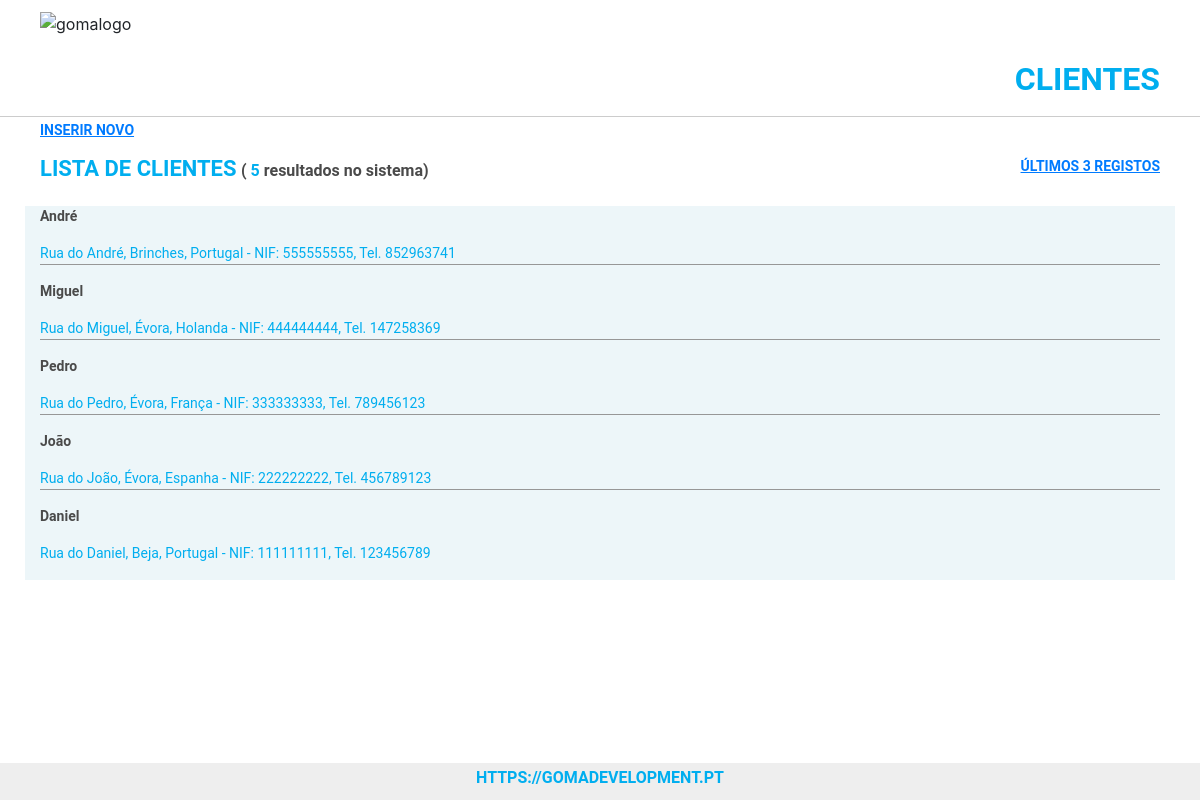
Page /listClient.php on the committed database.
### tables this page shows
CREATE TABLE `cliente` (
  `ID` int(11) NOT NULL,
  `Nome` varchar(20) NOT NULL,
  `NIF` varchar(20) NOT NULL,
  `Telefone` int(20) NOT NULL,
  `Morada` varchar(20) NOT NULL,
  `Localidade` varchar(20) NOT NULL,
  `Country` varchar(20) NOT NULL
);

### listClient.php (the view, shortened to what this page needs)
<!DOCTYPE html>
<html>
<head>
    <link rel="stylesheet" href="https://stackpath.bootstrapcdn.com/bootstrap/4.3.1/css/bootstrap.min.css"
>
    <link rel="stylesheet" href="css/style.css">
</head>
<body>
    <header>
        <div class="container">
            <div class="row">
                <div class="col-md-8">
                    <img src="images/gomalogo.png" alt="gomalogo">
                </div>
                <div class="col-md-4">
                    <h1 class="text-right">Clientes</h1>
                </div>
            </div>
        </div>
    </header>
    <section id="navigation">
        <div class="container">
            <div class="row">
                <div class="col-md-12">
                    <a href="index.php">Inserir Novo</a>
                </div>
            </div>
            <div class="row">
                <div class="col-md-6">
                    <h1 class="lineUp">Lista de Clientes</h1>
                    <h4 class="lineUp">(<span>
                        <?php
                            include ('counter.php');
                            $resultCheck = registCounter();
                        ?>
                    </span> resultados no sistema)</h4>
                </div>
                <div class="col-md-6">
                    <a class="navLink" href="listClient.php?id=1">Últimos 3 Registos</a>
                </div>
            </div>
        </div>
    </section>
    <section id="list">
        <div class="container">
            <div class="row">
                <div class="col-md-12">
                            <?php
                                if(isset($_GET['id'])){
                                    $lastRegists = "SELECT * FROM (
                                        SELECT * FROM cliente ORDER BY ID DESC LIMIT 3
                                    ) sub
                                    ORDER BY Nome ASC";
                                    $resultsLast = mysqli_query($connect, $lastRegists);
                                    $resultCheck = mysqli_num_rows($resultsLast);
                                if($resultsLast = mysqli_query($connect, $lastRegists)){
                                    if(mysqli_num_rows($resultsLast) > 0){
                                        while($row = mysqli_fetch_array($resultsLast)){
                                                echo "<p class='clientName'>" . $row['Nome'] . "</p>";
                                                echo "<p class='clientInfo tableRowStyle'>" . $row["Morada"]. ", " . $row["Localidade"]. ", " . $row["Country"]. " - NIF: " . $row["NIF"]. ", Tel. " . $row["Telefone"]."<br>" . "</p>";
                                        }
                                        mysqli_free_result($resultsLast);
                                    }else{
                                        echo "Não existem clientes para listar!";
                                    }
                                }else{
                                        echo "ERROR: Could not execute selection $lastRegists. " . mysqli_error($connect);
                                    }
                                }
                                else{
                                    $clients = "SELECT * FROM cliente ORDER BY ID DESC;";
                                    if($results = mysqli_query($connect, $clients)){
                                        if(mysqli_num_rows($results) > 0){
                                            while($row = mysqli_fetch_array($results)){
                                                    echo "<p class='clientName'>" . $row['Nome'] . "</p>";
                                                    echo "<p class='clientInfo tableRowStyle'>" . $row["Morada"]. ", " . $row["Localidade"]. ", " . $row["Country"]. " - NIF: " . $row["NIF"]. ", Tel. " . $row["Telefone"]."<br>" . "</p>";
                                            }
                                        } else{
                                            echo "Não existem clientes para listar!";
                                        }
                                    } else{
                                         echo "ERROR: Could not execute selection $clients. " . mysqli_error($connect);
                                    }
                                }
                        ?>
                </div>
            </div>
        </div>
    </section>
    <footer class="fixed-bottom">
        <div class="container">
            <div class="row">
                <div class="col-sm-12">
                    <h3>https://gomadevelopment.pt</h3>
                </div>
            </div>
        </div>
    </footer>
</body>
</html>

### counter.php
<?php
function registCounter(){
    $connect = mysqli_connect("localhost", "root", "", "goma")or die("cannot connect");
    $registCounter = "SELECT * FROM cliente;";
    $resultCounter = mysqli_query($connect, $registCounter);
    $resultCheck = mysqli_num_rows($resultCounter);
    if ($resultCounter = mysqli_query($connect, $registCounter)){
        echo $resultCheck;
        return $resultCheck;
    }
}
?>

### css/style.css (style rules this page uses)
body { margin-bottom: 150px; }
.container { max-width: 1150px; }
header { border-bottom: 1px solid #CCCCCC; padding: 10px 0; }
header h1 { font-size: 32px; margin-top: 50px; }
a:link { text-decoration: underline; font-weight: bold; font-family: Roboto; font-size: 14px; text-transform: uppercase; }
footer { background-color: #EEEEEE; margin-top: 30px; padding: 5px 0; }
footer h3 { font-family: Roboto; color: #00AEEF; font-size: 16px; font-weight: bold; }
.navLink { float: right; padding: 15px 0; }
#navigation h1 { font-size: 22px; }
.lineUp { display: inline-block; padding: 15px 0; }
#navigation h4 { font-family: Roboto; font-size: 16px; color: #4A4A4A; font-weight: bold; }
#navigation span { color: #00AEEF; }
.tableRowStyle { border-bottom: 1px solid #979797; }
.tableRowStyle:last-child { border: 0; }
.clientName { font-family: Roboto; font-weight: bold; font-size: 14px; color: #4A4A4A; }
.clientInfo { font-family: Roboto; font-weight: normal; font-size: 14px; color: #00AEEF; }
#list>.container { background-color: #EDF6F9; }
h1 { text-transform: uppercase; font-family: Roboto; font-weight: bold; color: #00AEEF; }
h3 { text-align: center; text-transform: uppercase; }

### rows in the picture
cliente: Nome "André", Morada "Rua do André", Localidade "Brinches", Country "Portugal", NIF "555555555", Telefone "852963741"
cliente: Nome "Miguel", Morada "Rua do Miguel", Localidade "Évora", Country "Holanda", NIF "444444444", Telefone "147258369"
cliente: Nome "Pedro", Morada "Rua do Pedro", Localidade "Évora", Country "França", NIF "333333333", Telefone "789456123"
cliente: Nome "João", Morada "Rua do João", Localidade "Évora", Country "Espanha", NIF "222222222", Telefone "456789123"
cliente: Nome "Daniel", Morada "Rua do Daniel", Localidade "Beja", Country "Portugal", NIF "111111111", Telefone "123456789"

### other values in the picture
$resultCheck "5"
